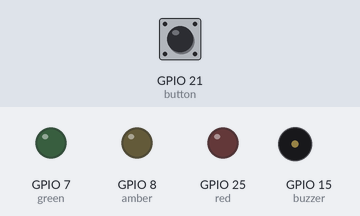
A program run on a simulated Raspberry Pi (BCM pin numbers). Parts: output pins drawn as LEDs (lit = HIGH), buzzer (waves = sounding, pin HIGH). Inputs (shaded band) come from the test bench; at power-on: GPIO 21 (button) HIGH.

Above: at 1.2 s.
1.3 s: GPIO 21 (button) pulled LOW for 0.15 s
At 2.1 s:
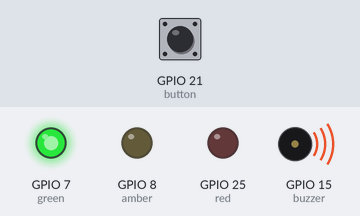
4.4 s: GPIO 21 (button) pulled LOW for 1 s
At 6.2 s:
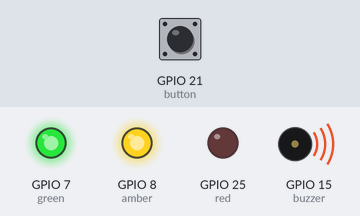
8.4 s: GPIO 21 (button) pulled LOW for 3.2 s
At 11.2 s:
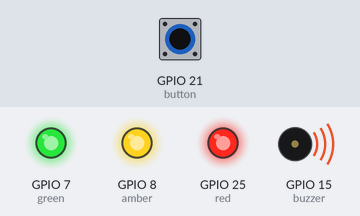
Timing chart, 0 to 15.9 s (numbered marks = the images above; inputs shaded):
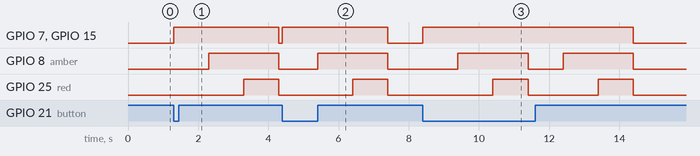

The program:

traffic_light.py
```python
from gpiozero import Button, TrafficLights, Buzzer
from time import sleep

buzzer = Buzzer(15)
button = Button(21)
lights = TrafficLights(25, 8, 7)

while True:
           button.wait_for_press()
           buzzer.on()
           lights.green.on()
           sleep(1)
           lights.amber.on()
           sleep(1)
           lights.red.on()
           sleep(1)
           lights.off()
           buzzer.off()
```

Measured:
- after the input at 1.3 s, GPIO 7 (green), GPIO 15 (buzzer): LOW → HIGH at once, → LOW 3.0 s later; GPIO 8 (amber): LOW → HIGH after 1.0 s, → LOW 2.0 s later; GPIO 25 (red): LOW → HIGH after 2.0 s, → LOW 1.0 s later
- after the input at 4.4 s, GPIO 7 (green), GPIO 15 (buzzer): LOW → HIGH at once, → LOW 3.0 s later; GPIO 8 (amber): LOW → HIGH after 1.0 s, → LOW 2.0 s later; GPIO 25 (red): LOW → HIGH after 2.0 s, → LOW 1.0 s later
- after the input at 8.4 s, GPIO 7 (green), GPIO 15 (buzzer): LOW → HIGH at once, → LOW 6.0 s later; GPIO 8 (amber): alternates HIGH for 2.0 s and LOW for 1.0 s, 4 changes in all, then stays LOW, starting after 1.0 s; GPIO 25 (red): alternates HIGH for 1.0 s and LOW for 2.0 s, 4 changes in all, then stays LOW, starting after 2.0 s
